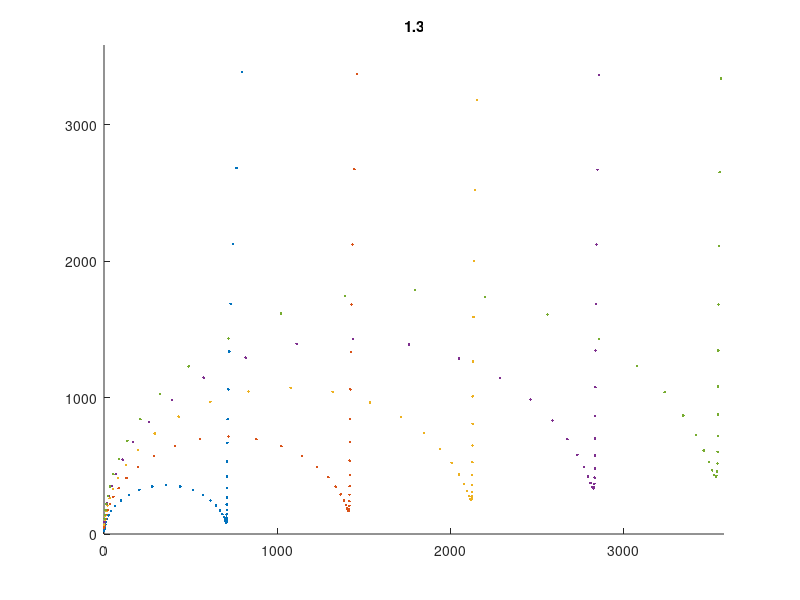
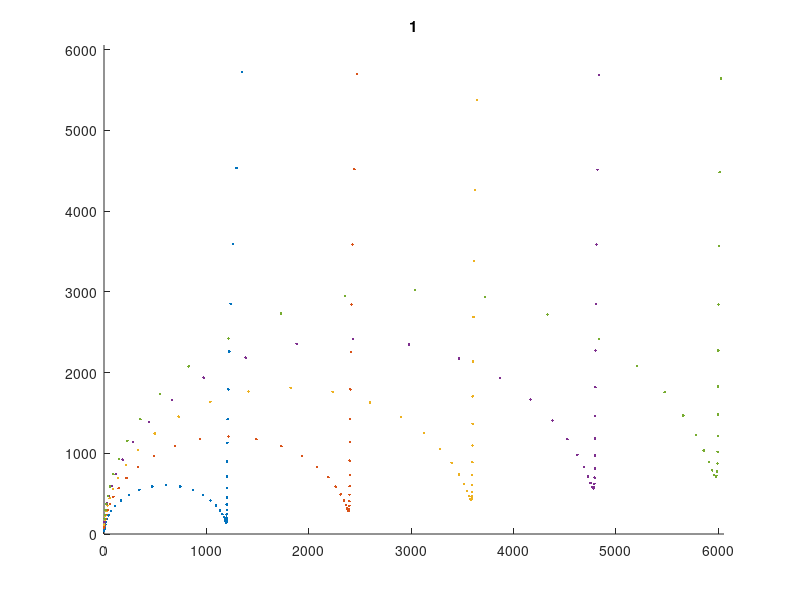
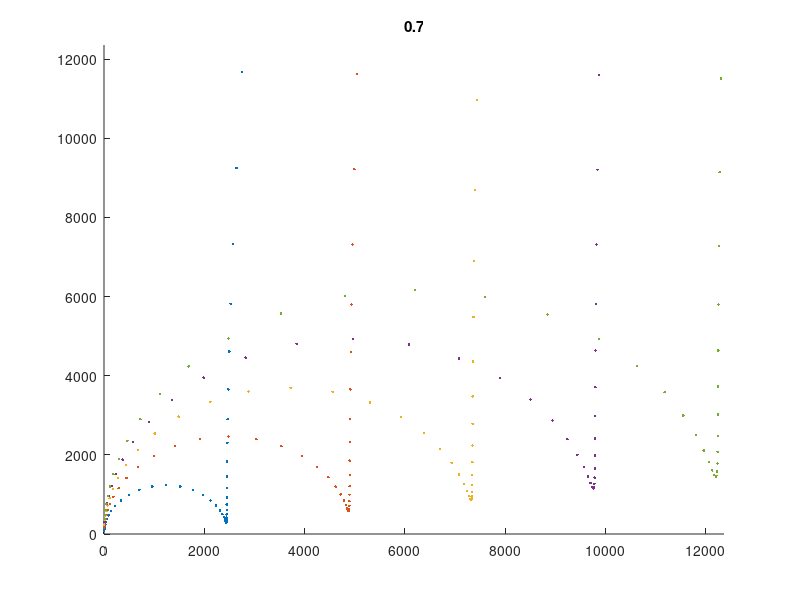
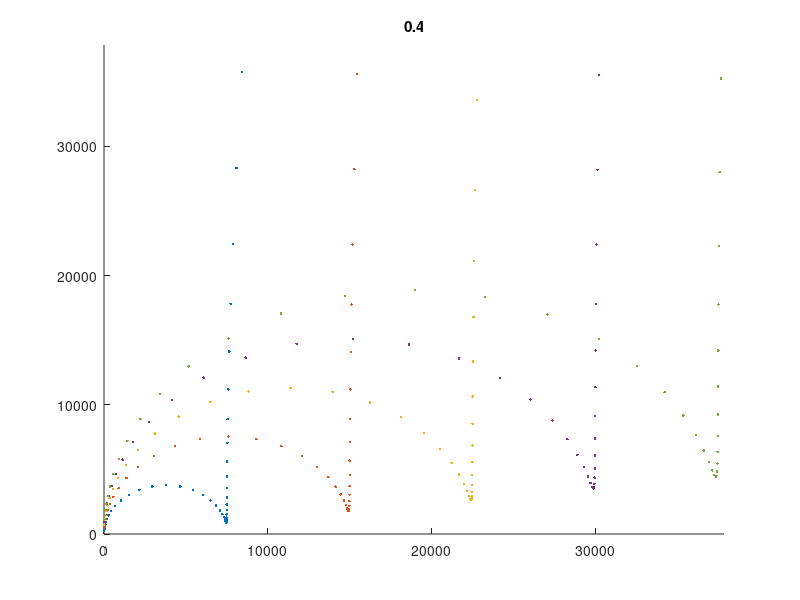

These charts were generated, in order, by the following MATLAB code:
clear all; clf;
w = logspace(-1,9,100); %gamry max is 1MH, but there is some fudge factor so 10^6.8 in matlab is about the same
Ai = .914; ti = .077;
Cinti = 4.07e-11; Cgbi = 1.17e-8;
Rinti = 793.5; Rgbi = 1.43e5;

cint = Cinti/(Ai/ti); cgb = Cgbi/(Ai/ti);
rint = Rinti*(Ai/ti); rgb = Rgbi*(Ai/ti);

d = [1.3 1.0 0.7 0.4 0.1]; A = 3.14159.*d.^2/4;
t = [0.1 0.2 0.3 0.4 0.5];
fig = ['1.3' '1.0' '0.7' '0.4' '0.1'];
for i = 1:length(t)
    for j = 1:length(A)
        R0 = 00;
        R1 = rint*t(i)/A(j);
        R2 = rgb*t(i)/A(j);
        
        C1 = cint*A(j)/t(i);
        C2 = cgb*A(j)/t(i);
        
        ZA = 1./(1/R1+1i.*w*C1);
        ZB = 1./(1/R2+1i.*w*C2);
        
        Z_RRC = R0 + ZA + ZB;
        Z_RRCreal = real(Z_RRC);
        Z_RRCimg = imag(Z_RRC);
        
        figure(j)
        hold on
        plot(Z_RRCreal,-Z_RRCimg,'.')
        axis([0 R0+R1+R1/100 0 R0+R1+R1/100])
        title(d(j));
    end
end